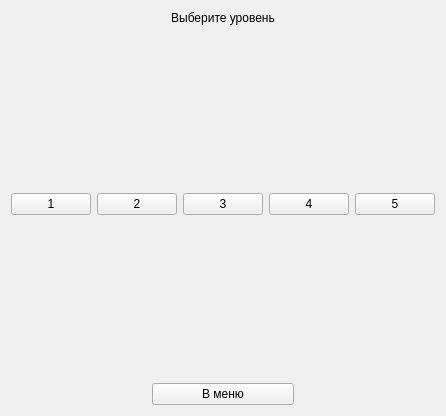
      <widget class="QWidget" name="page_2">
       <layout class="QVBoxLayout" name="verticalLayout_4">
        <item>
         <widget class="QLabel" name="label_2">
          <property name="text">
           <string>&lt;html&gt;&lt;head/&gt;&lt;body&gt;&lt;p align=&quot;center&quot;&gt;Выберите уровень&lt;/p&gt;&lt;/body&gt;&lt;/html&gt;</string>
          </property>
         </widget>
        </item>
        <item>
         <spacer name="verticalSpacer_3">
          <property name="orientation">
           <enum>Qt::Vertical</enum>
          </property>
          <property name="sizeHint" stdset="0">
           <size>
            <width>20</width>
            <height>162</height>
           </size>
          </property>
         </spacer>
        </item>
        <item>
         <layout class="QHBoxLayout" name="horizontalLayout_2">
          <item>
           <widget class="QPushButton" name="first">
            <property name="sizePolicy">
             <sizepolicy hsizetype="Minimum" vsizetype="Expanding">
              <horstretch>0</horstretch>
              <verstretch>0</verstretch>
             </sizepolicy>
            </property>
            <property name="cursor">
             <cursorShape>PointingHandCursor</cursorShape>
            </property>
            <property name="text">
             <string>1</string>
            </property>
           </widget>
          </item>
          <item>
           <widget class="QPushButton" name="second">
            <property name="sizePolicy">
             <sizepolicy hsizetype="Minimum" vsizetype="Expanding">
              <horstretch>0</horstretch>
              <verstretch>0</verstretch>
             </sizepolicy>
            </property>
            <property name="cursor">
             <cursorShape>PointingHandCursor</cursorShape>
            </property>
            <property name="text">
             <string>2</string>
            </property>
           </widget>
          </item>
          <item>
           <widget class="QPushButton" name="third">
            <property name="sizePolicy">
             <sizepolicy hsizetype="Minimum" vsizetype="Expanding">
              <horstretch>0</horstretch>
              <verstretch>0</verstretch>
             </sizepolicy>
            </property>
            <property name="cursor">
             <cursorShape>PointingHandCursor</cursorShape>
            </property>
            <property name="text">
             <string>3</string>
            </property>
           </widget>
          </item>
          <item>
           <widget class="QPushButton" name="fourth">
            <property name="sizePolicy">
             <sizepolicy hsizetype="Minimum" vsizetype="Expanding">
              <horstretch>0</horstretch>
              <verstretch>0</verstretch>
             </sizepolicy>
            </property>
            <property name="cursor">
             <cursorShape>PointingHandCursor</cursorShape>
            </property>
            <property name="text">
             <string>4</string>
            </property>
           </widget>
          </item>
          <item>
           <widget class="QPushButton" name="fifth">
            <property name="sizePolicy">
             <sizepolicy hsizetype="Minimum" vsizetype="Expanding">
              <horstretch>0</horstretch>
              <verstretch>0</verstretch>
             </sizepolicy>
            </property>
            <property name="cursor">
             <cursorShape>PointingHandCursor</cursorShape>
            </property>
            <property name="text">
             <string>5</string>
            </property>
           </widget>
          </item>
         </layout>
        </item>
        <item>
         <spacer name="verticalSpacer_4">
          <property name="orientation">
           <enum>Qt::Vertical</enum>
          </property>
          <property name="sizeHint" stdset="0">
           <size>
            <width>20</width>
            <height>162</height>
           </size>
          </property>
         </spacer>
        </item>
        <item>
         <layout class="QHBoxLayout" name="horizontalLayout_61">
          <item>
           <spacer name="horizontalSpacer_87">
            <property name="orientation">
             <enum>Qt::Horizontal</enum>
            </property>
            <property name="sizeHint" stdset="0">
             <size>
              <width>40</width>
              <height>20</height>
             </size>
            </property>
           </spacer>
          </item>
          <item>
           <widget class="QPushButton" name="back_27">
            <property name="sizePolicy">
             <sizepolicy hsizetype="Expanding" vsizetype="Fixed">
              <horstretch>0</horstretch>
              <verstretch>0</verstretch>
             </sizepolicy>
            </property>
            <property name="cursor">
             <cursorShape>PointingHandCursor</cursorShape>
            </property>
            <property name="text">
             <string>В меню</string>
            </property>
            <property name="icon">
             <iconset>
              <normaloff>иконки/exit.png</normaloff>иконки/exit.png</iconset>
            </property>
            <property name="iconSize">
             <size>
              <width>32</width>
              <height>32</height>
             </size>
            </property>
           </widget>
          </item>
          <item>
           <spacer name="horizontalSpacer_93">
            <property name="orientation">
             <enum>Qt::Horizontal</enum>
            </property>
            <property name="sizeHint" stdset="0">
             <size>
              <width>40</width>
              <height>20</height>
             </size>
            </property>
           </spacer>
          </item>
         </layout>
        </item>
       </layout>
      </widget>
